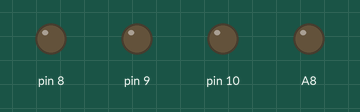
The sketch below on a simulated Arduino Mega 2560, built with avr-gcc and run on an emulated ATmega2560. On the bench: output pins drawn as LEDs (lit = HIGH).

Above: at 0.05 s.
At 3.25 s:
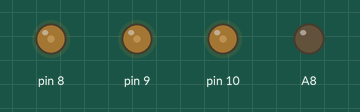
At 6.5 s:
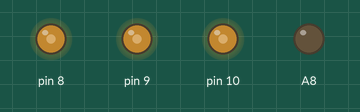
At 9.75 s:
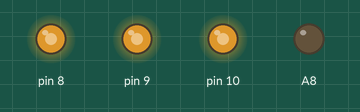
At 13.0 s:
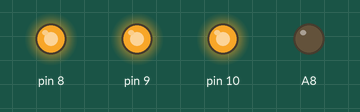
Timing chart, 0 to 16.9 s (numbered marks = the images above):
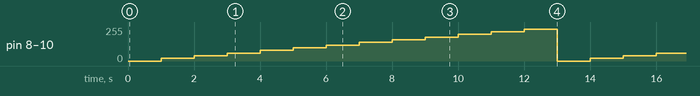

Measured:
- by itself, pin 8–10: repeats every 13.0 s: 40/255 1.0 s, 60/255 1.0 s, 80/255 1.0 s, 100/255 1.0 s, 120/255 1.0 s, 140/255 1.0 s, 160/255 1.0 s, 180/255 1.0 s, 200/255 1.0 s, 220/255 1.0 s, 240/255 1.0 s, 0/255 1.0 s, 20/255 1.0 s

The sketch:

comanda_led.ino
```cpp
void setup() {
  pinMode(A8, OUTPUT);
}
  int val=0;

void loop() {

  analogWrite(8, val);
  analogWrite(9, val);
  analogWrite(10, val);
  delay(1000);
  val=val+20;
  if (val>250)val=0;
}
```
